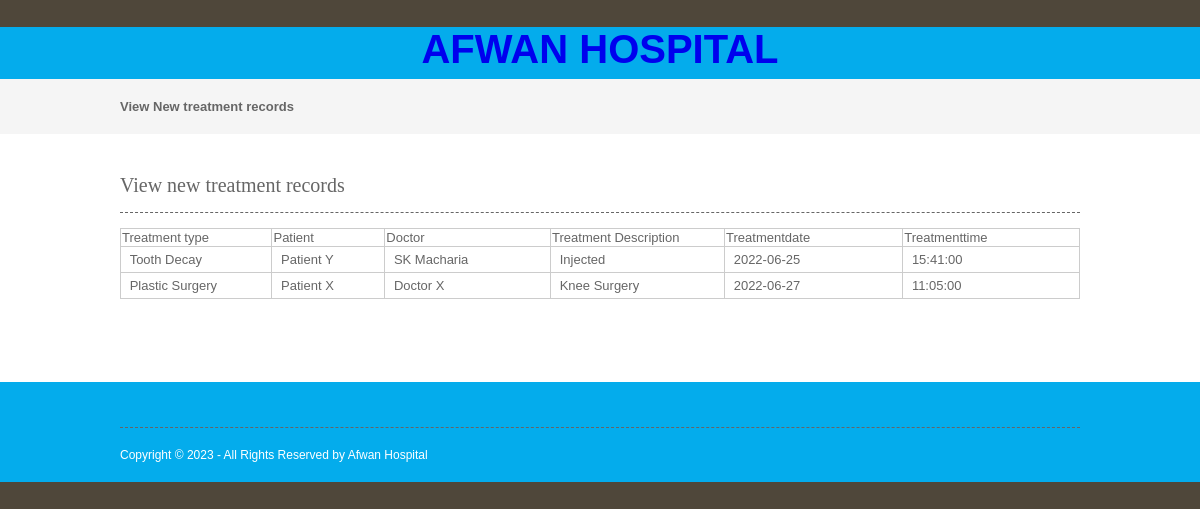
/viewtreatmentrecord.php, run on an earlier commit of the app's database.
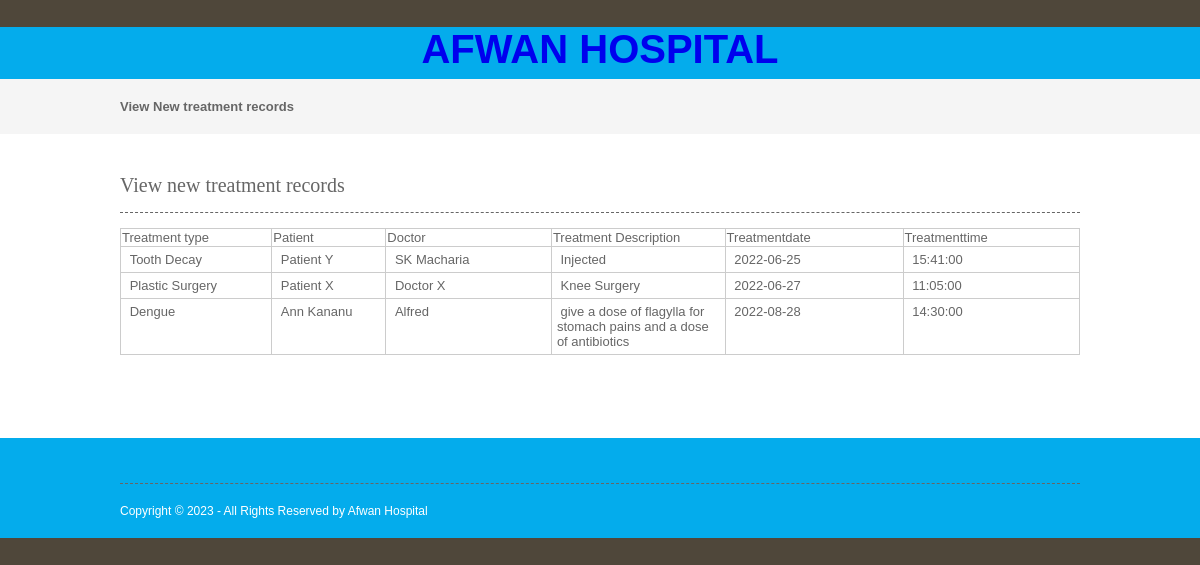
And on a later commit of the database.
### tables this page shows
CREATE TABLE `treatment_records` (
  `treatment_records_id` int(10) NOT NULL,
  `treatmentid` int(10) NOT NULL,
  `appointmentid` int(10) NOT NULL,
  `patientid` int(10) NOT NULL,
  `doctorid` int(10) NOT NULL,
  `treatment_description` text NOT NULL,
  `uploads` varchar(100) NOT NULL,
  `treatment_date` date NOT NULL,
  `treatment_time` time NOT NULL,
  `status` varchar(10) NOT NULL
);

CREATE TABLE `treatment` (
  `treatmentid` int(10) NOT NULL,
  `treatmenttype` varchar(25) NOT NULL,
  `treatment_cost` decimal(10,2) NOT NULL,
  `note` text NOT NULL,
  `status` varchar(10) NOT NULL
);

CREATE TABLE `patient` (
  `patientid` int(10) NOT NULL,
  `patientname` varchar(50) NOT NULL,
  `admissiondate` date NOT NULL,
  `admissiontime` time NOT NULL,
  `address` varchar(250) NOT NULL,
  `mobileno` varchar(15) NOT NULL,
  `city` varchar(25) NOT NULL,
  `loginid` varchar(50) NOT NULL,
  `password` varchar(25) NOT NULL,
  `bloodgroup` varchar(20) NOT NULL,
  `gender` varchar(10) NOT NULL,
  `dob` date NOT NULL,
  `status` varchar(10) NOT NULL
);

CREATE TABLE `doctor` (
  `doctorid` int(10) NOT NULL,
  `doctorname` varchar(50) NOT NULL,
  `mobileno` varchar(15) NOT NULL,
  `departmentid` int(10) NOT NULL,
  `loginid` varchar(25) NOT NULL,
  `password` varchar(25) NOT NULL,
  `status` varchar(10) NOT NULL,
  `education` varchar(25) NOT NULL,
  `experience` float(11,1) NOT NULL,
  `consultancy_charge` float(10,2) NOT NULL
);

### viewtreatmentrecord.php (the view, shortened to what this page needs)
<?php
include("headers.php");
include("dbconnection.php");
?>
<div class="wrapper col2">
  <div id="breadcrumb">
    <ul>
      <li class="first">View New treatment records</li></ul>
  </div>
</div>
<div class="wrapper col4">
  <div id="container">
    <h1>View new treatment records</h1>
    <form method="post" action="">
      <table width="692" border="3">
        <thead>
          <tr>
            <td width="71">Treatment type</td>
            <td width="52">Patient</td>
            <td width="78">Doctor</td>
            <td width="82">Treatment Description</td>
            <td width="43">Treatmentdate</td>
            <td width="43">Treatmenttime</td>
          </tr>
		  </thead>
		  <tbody>
          <?php
		$sql ="SELECT * FROM treatment_records where status='Active'";
		$qsql = mysqli_query($con,$sql);
		while($rs = mysqli_fetch_array($qsql))
		{
			$sqlpat = "SELECT * FROM patient WHERE patientid='$rs[patientid]'";
			$qsqlpat = mysqli_query($con,$sqlpat);
			$rspat = mysqli_fetch_array($qsqlpat);
			$sqldoc= "SELECT * FROM doctor WHERE doctorid='$rs[doctorid]'";
			$qsqldoc = mysqli_query($con,$sqldoc);
			$rsdoc = mysqli_fetch_array($qsqldoc);
			$sqltreatment= "SELECT * FROM treatment WHERE treatmentid='$rs[treatmentid]'";
			$qsqltreatment = mysqli_query($con,$sqltreatment);
			$rstreatment = mysqli_fetch_array($qsqltreatment);
        echo "<tr>
          <td>&nbsp;$rstreatment[treatmenttype]</td>
		   <td>&nbsp;$rspat[patientname]</td>
		    <td>&nbsp;$rsdoc[doctorname]</td>
			<td>&nbsp;$rs[treatment_description]</td>
			 <td>&nbsp;$rs[treatment_date]</td>
			  <td>&nbsp;$rs[treatment_time]</td>";
       echo " </tr>";
		}
		?>
        </tbody>
      </table>
    </form>
    <p>&nbsp;</p>
  </div>
</div>
<?php
include("footers.php");
?>

What changed in the data, as far as the page shows it:
added treatment_records: treatmentid.treatmenttype "Dengue", patientid.patientname "Ann Kananu", doctorid.doctorname "Alfred", treatment_description "give a dose of flagylla for stomach pains and a dose of antibiotics", treatment_date "2022-08-28", treatment_time "14:30:00"
